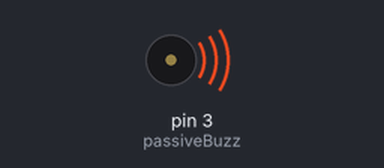
Recording of a sketch running on a simulated Arduino Uno, built with avr-gcc and run on an emulated ATmega328P. Shown: buzzer (waves = sounding).

Above: at 0.1 s.
Timing chart, 0 to 1.6 s (numbered marks = the images above):
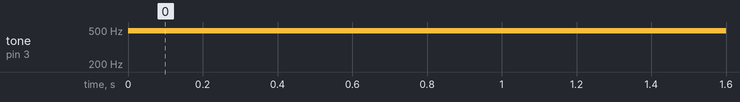

The sketch:

project_7_simple_buzz.ino
```cpp
int passiveBuzz = 3;

void setup() {
  pinMode(passiveBuzz, OUTPUT);
}

void loop() {
  analogWrite(passiveBuzz, 250);
}
```

Measured:
- by itself, tone on pin 3 (passiveBuzz): silent → 490 Hz at 0.00 s
